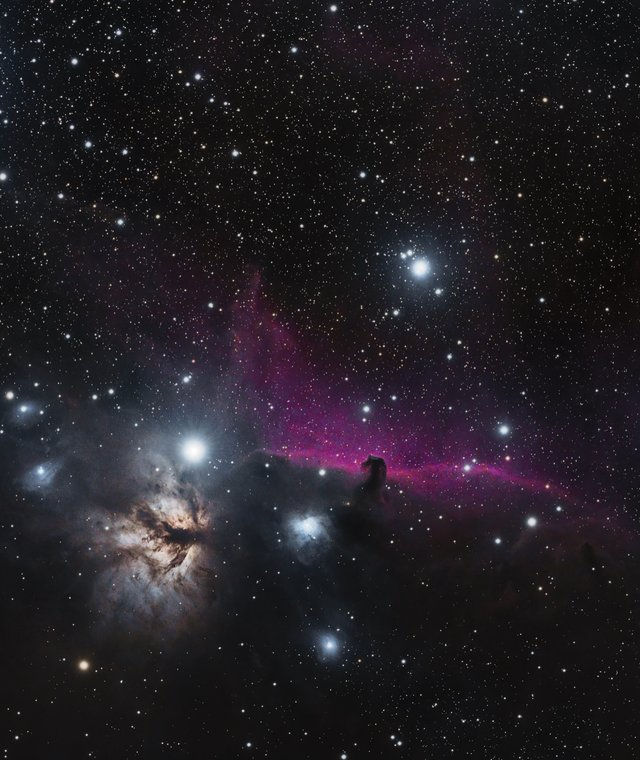
#> input picture lazystretch/gui/assets/card_develop.jpg, 640 x 760 px
$ python -i depth.py   (imports and definitions only)
#> lines starting #> are read from the running program, lines starting #| are printed output that depends on the picture; after the words box and inside, x2 and y2 are one past the last pixel; in counts of white or black regions, pixels touching at a corner belong together
"""Depth relief, starless background, and star extraction from a single still.

None of this is a general monocular-depth network (those are trained on
terrestrial scenes and hallucinate on a nebula). It is a set of *astro* cues:

* **Brightness relief** — the bright body of the object is modelled as nearer
  than the faint outskirts, so a dolly-in makes the core billow toward you.
* **Hα / red-excess** — emission is pulled forward (it is what glows).
* **Fine structure** — high-pass filaments add relief so the depth is not a
  smooth dome.
* **Dust** (optional mask) — dark lanes recede.

``starless`` removes point sources with a grey-opening so the depth sheets carry
only the nebula, and ``detect_stars`` returns the stars as an independent point
cloud (position + flux + colour) that the renderer parallaxes on its own — the
single strongest 3D cue.
"""
from __future__ import annotations

from typing import Dict, Optional

import numpy as np

_LUMA = np.array([0.2126, 0.7152, 0.0722], dtype=np.float64)


def _luma(rgb: np.ndarray) -> np.ndarray:
    if rgb.ndim == 2:
        return rgb.astype(np.float64)
    return (rgb[..., 0] * _LUMA[0] + rgb[..., 1] * _LUMA[1]
            + rgb[..., 2] * _LUMA[2])


def _as_rgb(img: np.ndarray) -> np.ndarray:
    a = np.clip(np.nan_to_num(np.asarray(img, dtype=np.float64),
                              nan=0.0, posinf=1.0, neginf=0.0), 0.0, 1.0)
    if a.ndim == 2:
        a = np.repeat(a[..., None], 3, axis=2)
    return a


def _norm(a: np.ndarray, lo: float = 1.0, hi: float = 99.5) -> np.ndarray:
    a = np.nan_to_num(np.asarray(a, dtype=np.float64))
    p0, p1 = np.percentile(a, [lo, hi])
    if p1 <= p0:
        return np.zeros_like(a)
    return np.clip((a - p0) / (p1 - p0), 0.0, 1.0)


def depth_field(img: np.ndarray, masks: Optional[Dict[str, np.ndarray]] = None,
                *, relief: float = 0.18, smooth: Optional[float] = None
                ) -> np.ndarray:
    """Return a depth relief ``Z`` in ``[0, 1]`` — ``1`` = near, ``0`` = far.

    ``masks`` may be a :func:`lazystretch.develop.semantic.segment` dict; its
    ``Dust`` / ``Hα (red)`` layers refine the relief when present. ``relief``
    weights the fine-structure term; ``smooth`` overrides the base blur radius
    (defaults to a fraction of the frame size).
    """
    from scipy.ndimage import gaussian_filter

    rgb = _as_rgb(img)
    h, w = rgb.shape[:2]
    lum = _luma(rgb)
    s = float(smooth) if smooth is not None else max(h, w) / 70.0
    s = max(s, 1.0)

    if _has_semantic(masks, lum.shape):
        # semantic ordering (sky far … cores near) blended with a smooth
        # luminance relief so class boundaries don't terrace into facets
        z_sem = _norm(_semantic_depth(masks, lum, s))
        z_lum = _norm(gaussian_filter(lum, s * 0.8))
        z = 0.62 * z_sem + 0.38 * z_lum
    else:
        base = gaussian_filter(lum, s)                   # broad shape → nearness
        red = np.clip(rgb[..., 0] - np.maximum(rgb[..., 1], rgb[..., 2]), 0.0, None)
        red = gaussian_filter(red, s * 0.8)              # emission pulled forward
        struct = np.clip(gaussian_filter(lum, s * 0.4)
                         - gaussian_filter(lum, s * 1.8), 0.0, None)  # filaments
        z = 0.70 * _norm(base) + 0.45 * _norm(red) + relief * _norm(struct)

    z = gaussian_filter(z, max(1.0, s * 0.9))            # smooth → coherent bulk parallax
    return _norm(z, 0.5, 99.5).astype(np.float32)


# depth of each semantic class, 0 = far background … 1 = nearest. The object is a
# layered body: sky sits at the back, the nebula billows forward with brightness,
# Hα emission and saturated cores are nearest, and dust lanes read as a foreground
# veil occluding the gas behind them.
_CLASS_DEPTH = [
    ("Sky", 0.05),
    ("Faint nebulosity", 0.34),
    ("Nebulosity", 0.52),
    ("Bright nebulosity", 0.74),
    ("Hα (red)", 0.80),
    ("Cores", 0.93),
]
_DUST_DEPTH = 0.64          # dust is a foreground occluder, nearer than its backdrop


def _has_semantic(masks, shape) -> bool:
    if not masks:
        return False
    keys = ("Nebulosity", "Sky", "Bright nebulosity", "Faint nebulosity")
    return any(np.shape(masks.get(k)) == shape for k in keys)


# [83 lines left out: functions _mask, _semantic_depth, starless, detect_stars, not called in this run]

>>> import cv2
>>> picture = cv2.imread('../gui/assets/card_develop.jpg', cv2.IMREAD_GRAYSCALE)
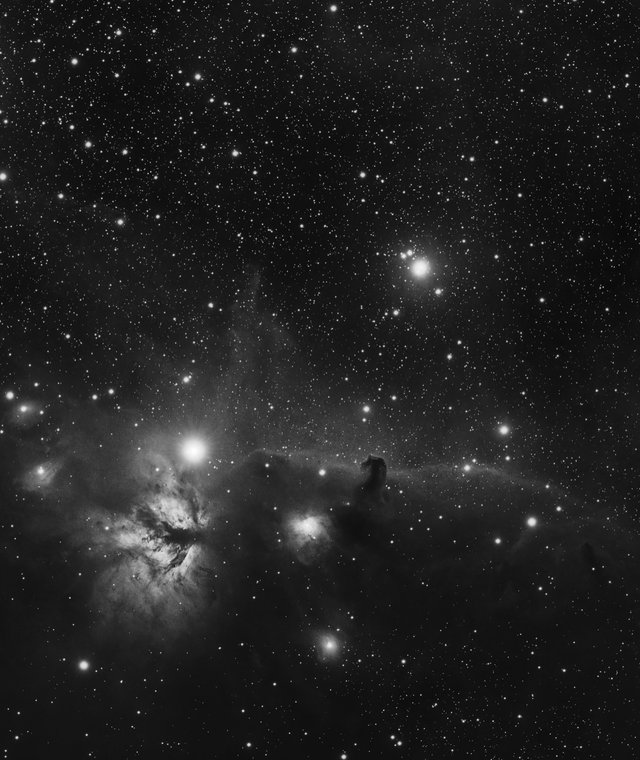
#> picture: shape (760, 640); min 0, max 254, mean 33
>>> result = depth_field(picture)
#> in _as_rgb, `a = np.clip(np.nan_to_num(np.asarray(img, dtype=np.float64), nan=0.0, ..`:
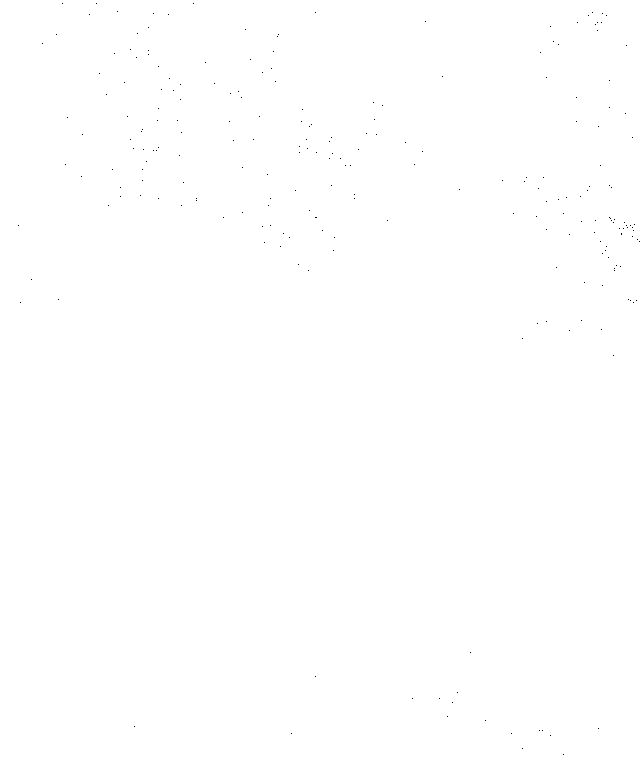
#> a: shape (760, 640) float64; values 0 (black) and 1 (white), 100% white; black in thin lines or dots
#> in depth_field, `red = np.clip(rgb[..., 0] - np.maximum(rgb[..., 1], rgb[..., 2]), 0.0,..`: red: shape (760, 640) float64; every value is 0
#> in depth_field, `struct = np.clip(gaussian_filter(lum, s * 0.4) - gaussian_filter(lum, ..`:
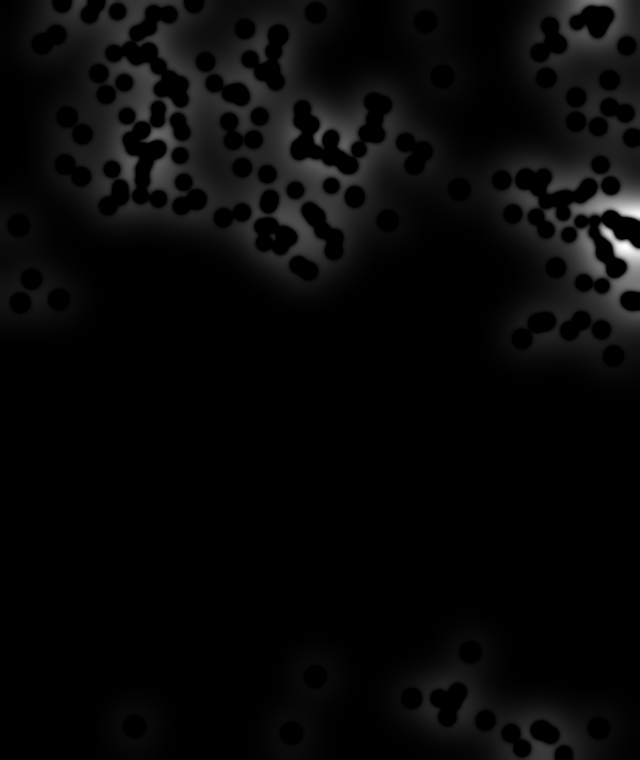
#> struct: shape (760, 640) float64; min 0, max 0.00838, mean 0.00027; drawn with min black and max white
#> in _norm, `p0, p1 = np.percentile(a, [lo, hi])`: p0 = 0.995; p1 = 1
#> in _norm, `return np.clip((a - p0) / (p1 - p0), 0.0, 1.0)`:
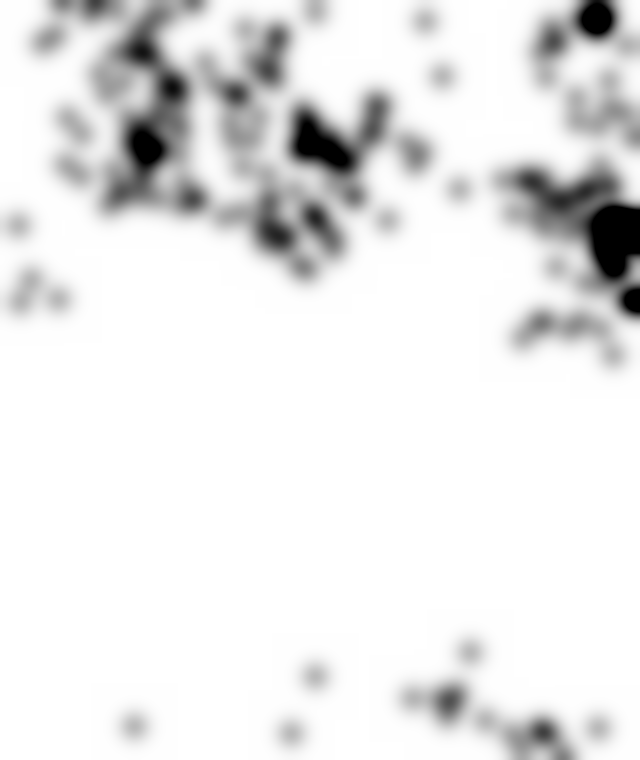
#> returned value: shape (760, 640) float64; min 0, max 1, mean 0.909
#> call 3 of _norm, with lo = 1, hi = 99.5
#> in _norm (call 3), `p0, p1 = np.percentile(a, [lo, hi])`: p1 = 0.00323
#> in _norm (call 3), `return np.clip((a - p0) / (p1 - p0), 0.0, 1.0)`:
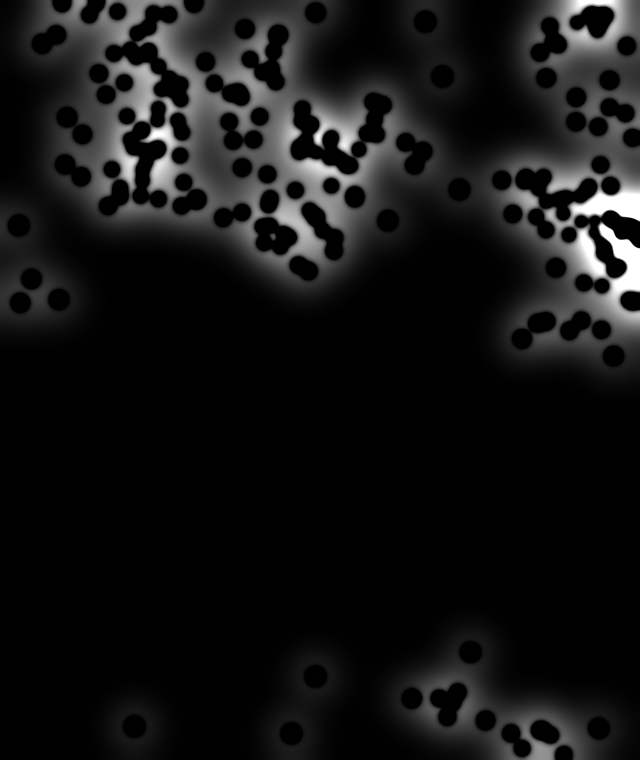
#> returned value: shape (760, 640) float64; min 0, max 1, mean 0.0809
#> in depth_field, `z = 0.70 * _norm(base) + 0.45 * _norm(red) + relief * _norm(struct)`:
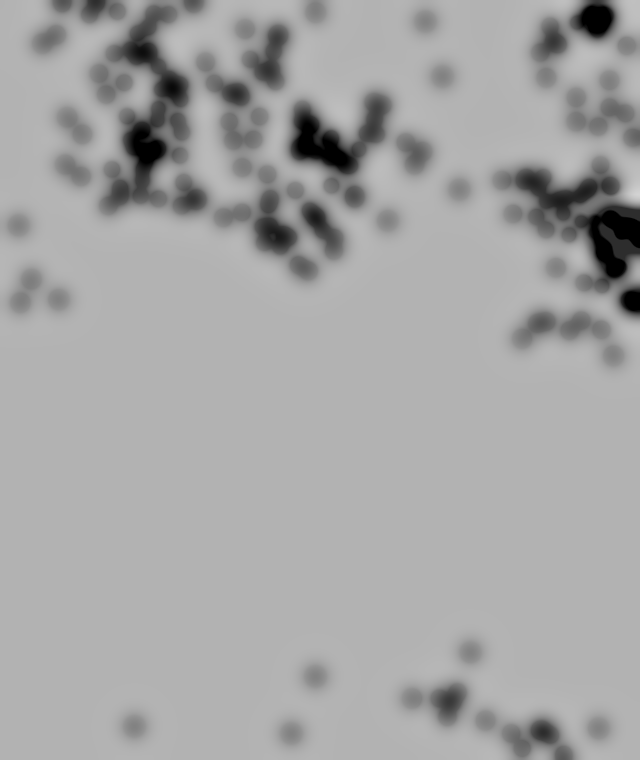
#> z: shape (760, 640) float64; min 0, max 0.831, mean 0.651
#> in depth_field, `z = gaussian_filter(z, max(1.0, s * 0.9))`:
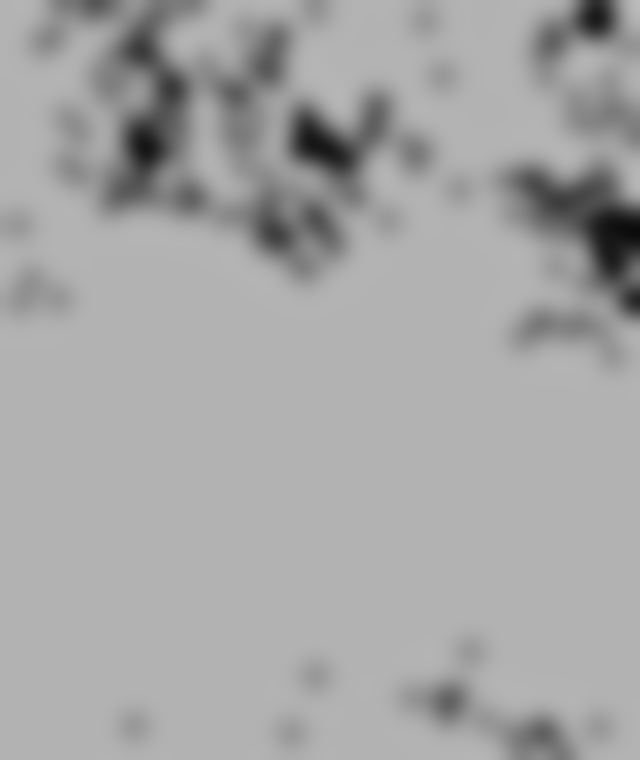
#> z: shape (760, 640) float64; min 0.0426, max 0.735, mean 0.651

$ run again, on lazystretch/gui/assets/card_nightscape.jpg
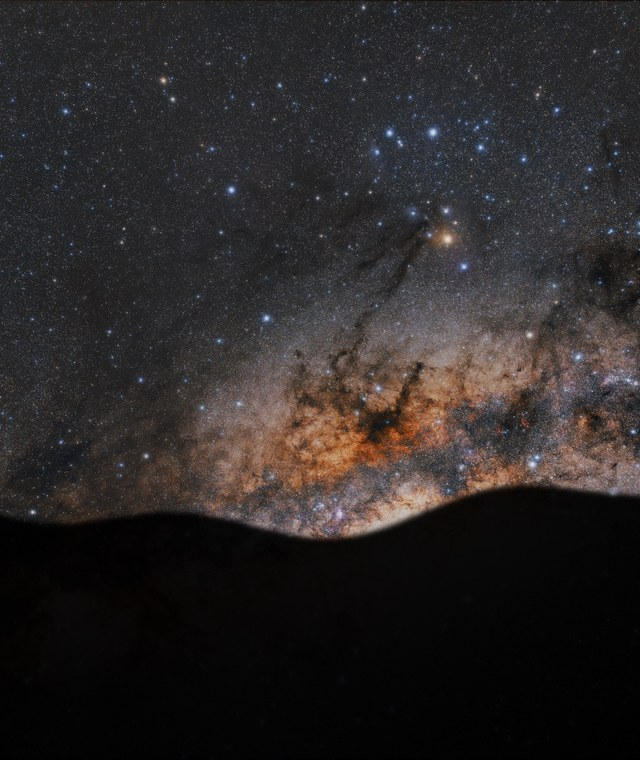
#> input picture lazystretch/gui/assets/card_nightscape.jpg, 640 x 760 px
#> in _as_rgb, `a = np.clip(np.nan_to_num(np.asarray(img, dtype=np.float64), nan=0.0, ..`:
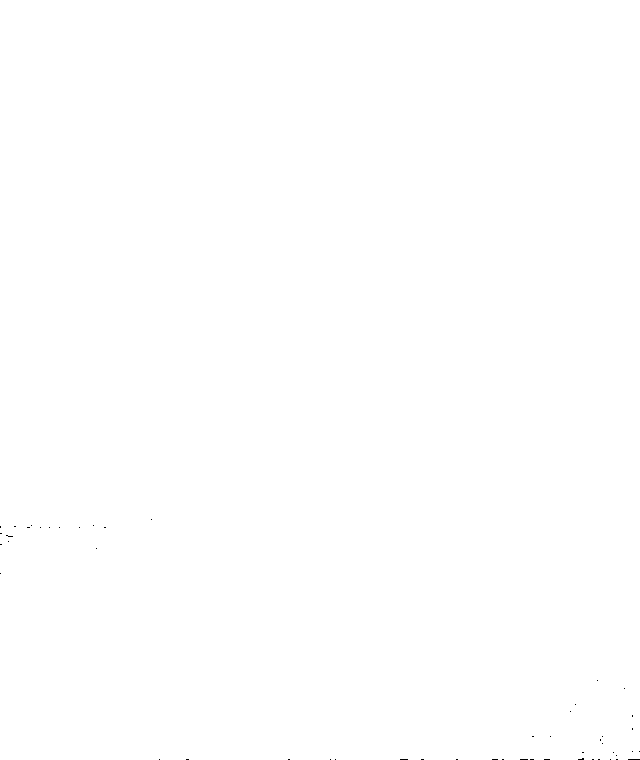
#> a: shape (760, 640) float64; values 0 (black) and 1 (white), 100% white; black in thin lines or dots, all inside (x1, y1, x2, y2) = (0, 519, 640, 760)
#> red: shape (760, 640) float64; every value is 0
#> p0 = 0.993; p1 = 1
#> in depth_field, `z = 0.70 * _norm(base) + 0.45 * _norm(red) + relief * _norm(struct)`:
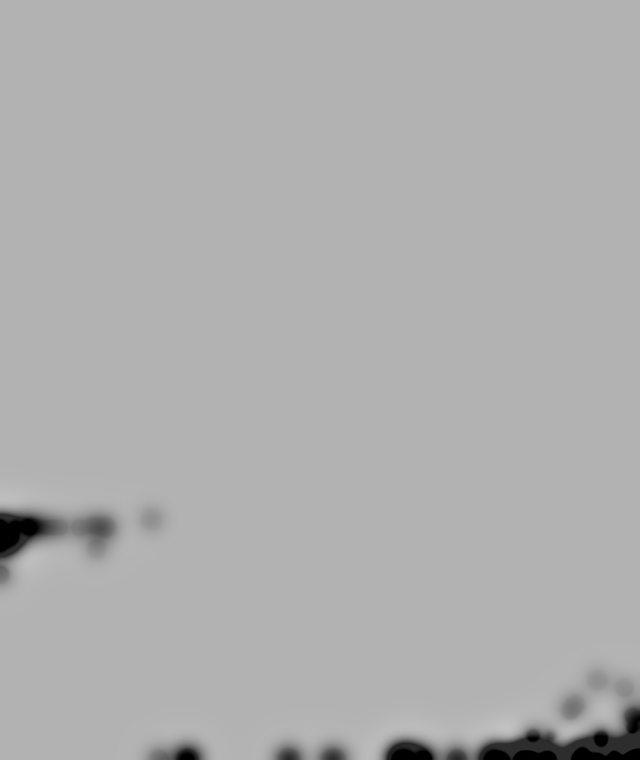
#> z: shape (760, 640) float64; min 0, max 0.761, mean 0.688
